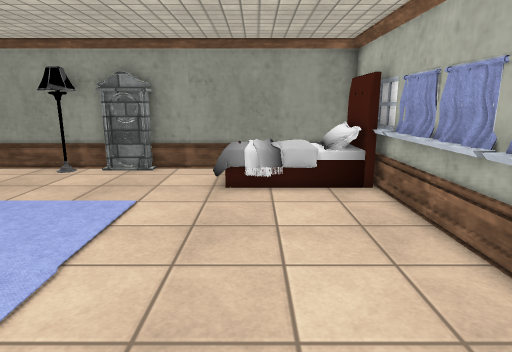
[1] (above)

14 first-person views from a walk through a 3-D level made in the Unity game engine. The camera is 1.4 m above the floor, tilts 12° down and sees 75° across. The floor is counted in squares, 0.5 m on a side. Each view is taken from the middle of a square. On the plan, view 1 faces up. The plan holds only what a view shows up to about 20 squares ahead; the rest is blank. The player is left out. Some animated figures are left out. Door leaves are left out, so doorways stand open. Some surface patterns are stand-ins.

[2]
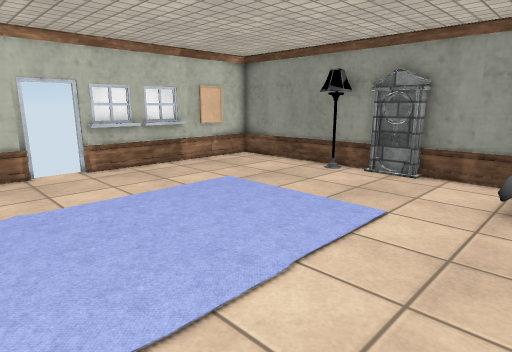

[3]
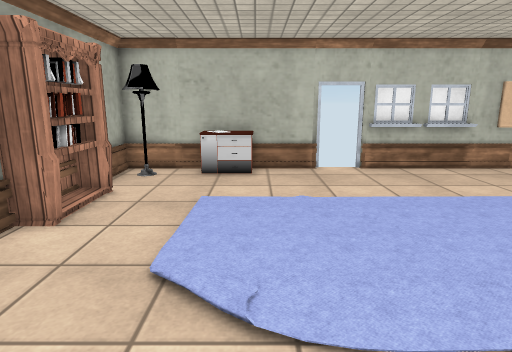

[4]
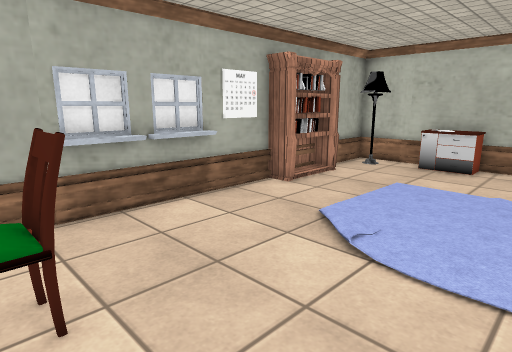

[5]
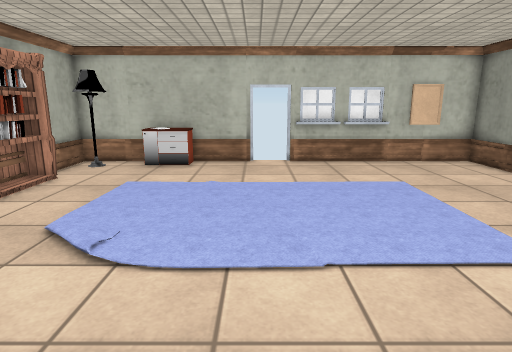

[6]
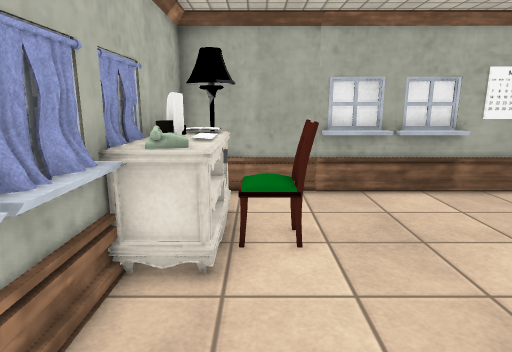

[7]
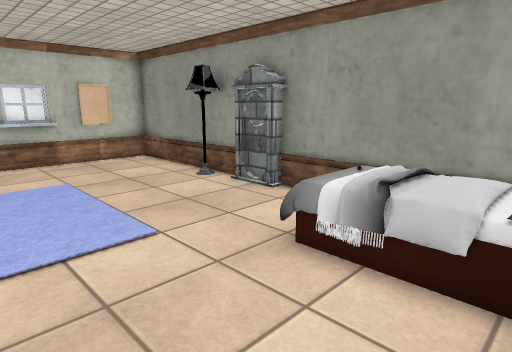

[8]
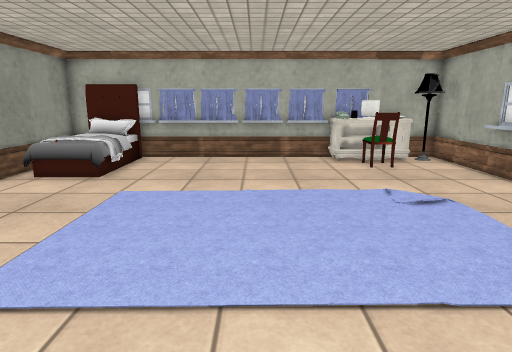

[9]
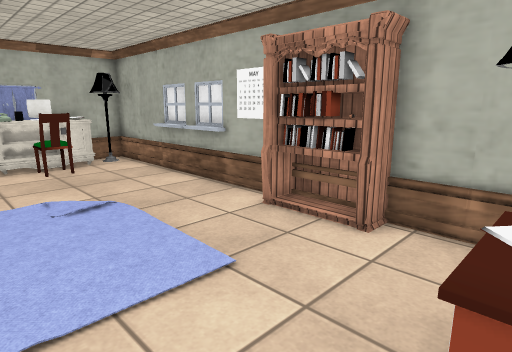

[10]
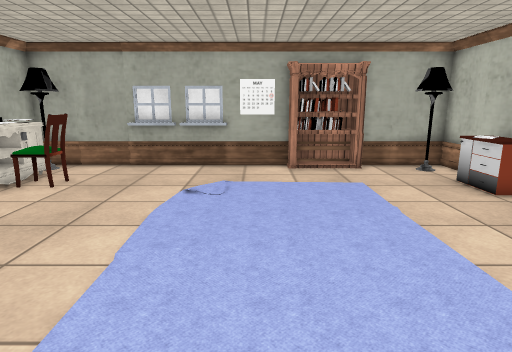

[11]
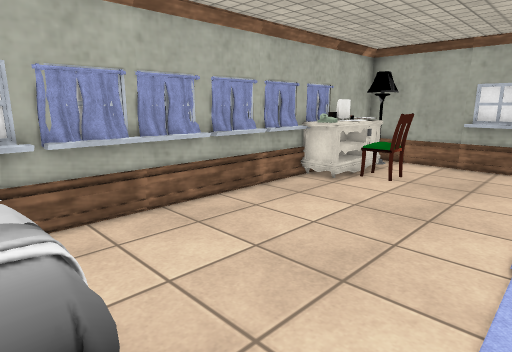

[12]
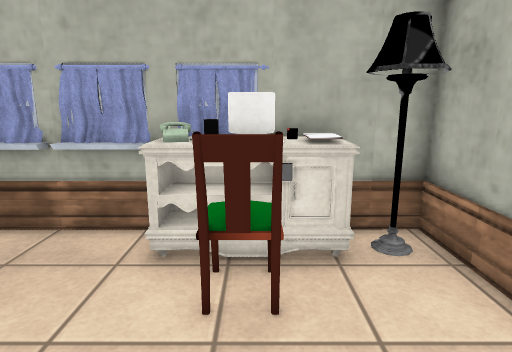

[13]
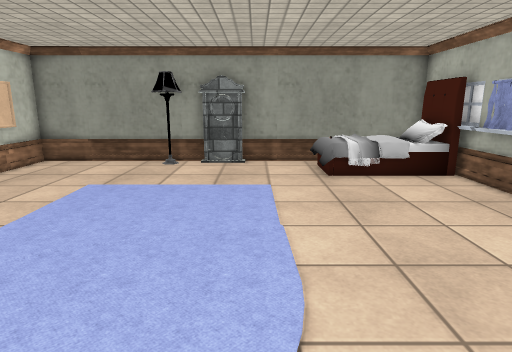

[14]
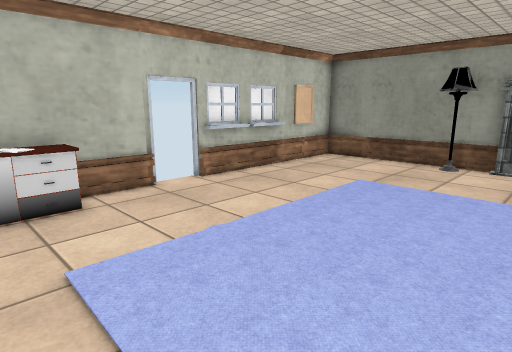

### Floor plan
Points are (right, up) in squares from view 1. A wall is a line through its corners. A room is listed if a view was taken in it or the views show most of it. See-through windows are left out.
Room 1 (views 1, 2, 3, 4, 5, 6, 7, 8, 9, 10, 11, 12, 13, 14)
walls: (-4.7, 14.3) (-5.6, 14.6); (-4.7, 14.4) (-6.7, 14.4); (-5.1, 14.5) (-5.8, 14.6) (-6.6, 14.3); (-4.7, 14.5) (-6.6, 14.5); (-5.7, 14.6) (-6.2, 14.7); (-4.9, 14.7) (-6.4, 14.7); (4.4, 2) (4.4, 14.7); (-14.9, 3.9) (-14.9, -4.9) (-10.6, -4.9); (4.5, 2) (4.5, 2.5); (-6.6, 15) (-14.7, 15); (-7.6, -4.9) (4.4, -4.9) (4.4, 1.6); (4.4, 15) (-4.7, 15); (-14.9, 15) (-14.9, 5.5)
low walls: (3.9, 6) (3.9, 10.2); (3.9, 2.4) (3.9, 3.4); (-4.8, -4.4) (-2.5, -4.4); (4.4, 3.6) (3.9, 3.6) (3.9, 5.8); (3.9, 1.1) (3.9, 1.6); (-2.4, -4.4) (-0.1, -4.4); (-14.7, 8.3) (-14.6, 6); (3.9, 10.4) (3.9, 11.2); (-14.7, 10.6) (-14.7, 8.4); (-10.5, -4.9) (-7.7, -4.9); (-14.7, 15) (-14.7, 12.4)
ways out: open door at (-15, 4.5)
objects: other object (-14, -1) to (-14, 0); other object (-14, 1); other object (-11, -4) to (-8, -4); other object (-10, -1) to (-4, 9); other object (-1, 11) to (1, 14); other object (1, -1) to (2, 0); other object (3, -3); other object (3, -2) to (4, -2); other object (3, -1) to (3, 0); other object (3, 1); other object (4, -1); other object (4, 0)

Positions as (right, up) in squares from view 1, and headings:
1: (0, 0), facing up
2: (0, 1), facing up-left
3: (0, 1), facing left
4: (2, 4), facing down-left
5: (2, 4), facing left
6: (2, 6), facing down
7: (3, 6), facing up-left
8: (-14, 5), facing right
9: (-14, 3), facing down-right
10: (-6, 11), facing down
11: (-4, 12), facing down-right
12: (-3, -1), facing right
13: (-4, -2), facing up
14: (-4, -2), facing up-left
